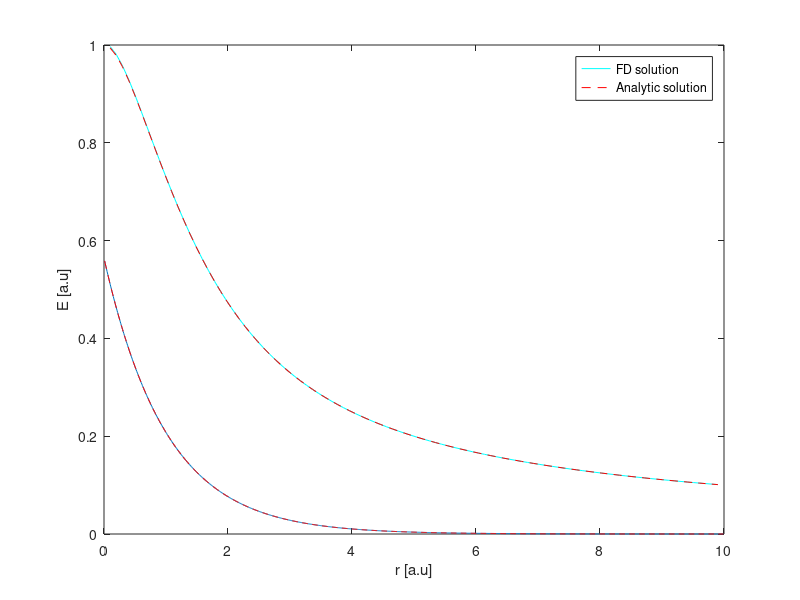

This chart was generated by the following MATLAB code:
%% Task 1
close all, clc

% r
r_min = 0;
r_max = 10;
N = 100;
r = linspace(r_min,r_max,N+2);
r = r(2:end-1)';
h = r(2) - r(1);
Z=1;
n=@(r) 1/(4*pi)*Z^3*4*exp(-2*Z*r);
UN = 1;

% A
A = zeros(N,N);
for i = 2:N-1
   A(i,i) = -2/h^2;
   A(i,i-1) = 1/h^2;
   A(i,i+1) = 1/h^2;   
end
A(1,1) = -2/h^2;
A(N,N) = -2/h^2;
A(N,N-1) = 1/h^2;
A(1,2) = 1/h^2;

% b
b = zeros(N,1);
for i = 1:N
   b(i) = -4*pi*r(i)*n(r(i));
end
b(N) = b(N) - UN/h^2;

U = A\b;

plot(r,U./r,'cyan')
hold on
V_H = 1./r - (1+1./r).*exp(-2*r);
plot(r,V_H,'--r')
xlabel('r [a.u]')
ylabel('E [a.u]')
legend('FD solution', 'Hartree potential')

%% Task 2
% r
close all,clc
r_min = 0;
r_max = 10;
N = 1000;
r = linspace(r_min,r_max,N+2);
r = r(2:end-1)';
h = r(2) - r(1);

% A
A = zeros(N,N);
for i = 2:N-1
   A(i,i) = 1/h^2 - 1/r(i);
   A(i,i-1) = -1/(2*h^2);
   A(i,i+1) = -1/(2*h^2);   
end
A(1,1) = 1/h^2 - 1/r(1);
A(N,N) = 1/h^2 - 1/r(N);
A(N,N-1) = -1/(2*h^2);
A(1,2) = -1/(2*h^2);

% epsilon
[F,lambda] = eig(A);
epsilon = lambda(1)
f = -F(:,1)/sqrt(trapz(r,F(:,1).^2));
R_0 = - f(1)/r(1)/(2*h*Z);
plot(r,f./(sqrt(4*pi)*r))
hold on
f_anal = 1/sqrt(pi)*exp(-r);
plot(r,f_anal,'--r')
xlabel('r [a.u]')
ylabel('E [a.u]')
legend('FD solution', 'Analytic solution')

%% Task 3
clc, close all
% r
r_min = 0;
r_max = 10;
N = 100;
r = linspace(r_min,r_max,N+2);
r = r(2:end-1)';
h = r(2) - r(1);
Z = 2;

% Initial wave-function
psi1 = 1/sqrt(4*pi)*Z^(3/2)*2*exp(-Z*r);
